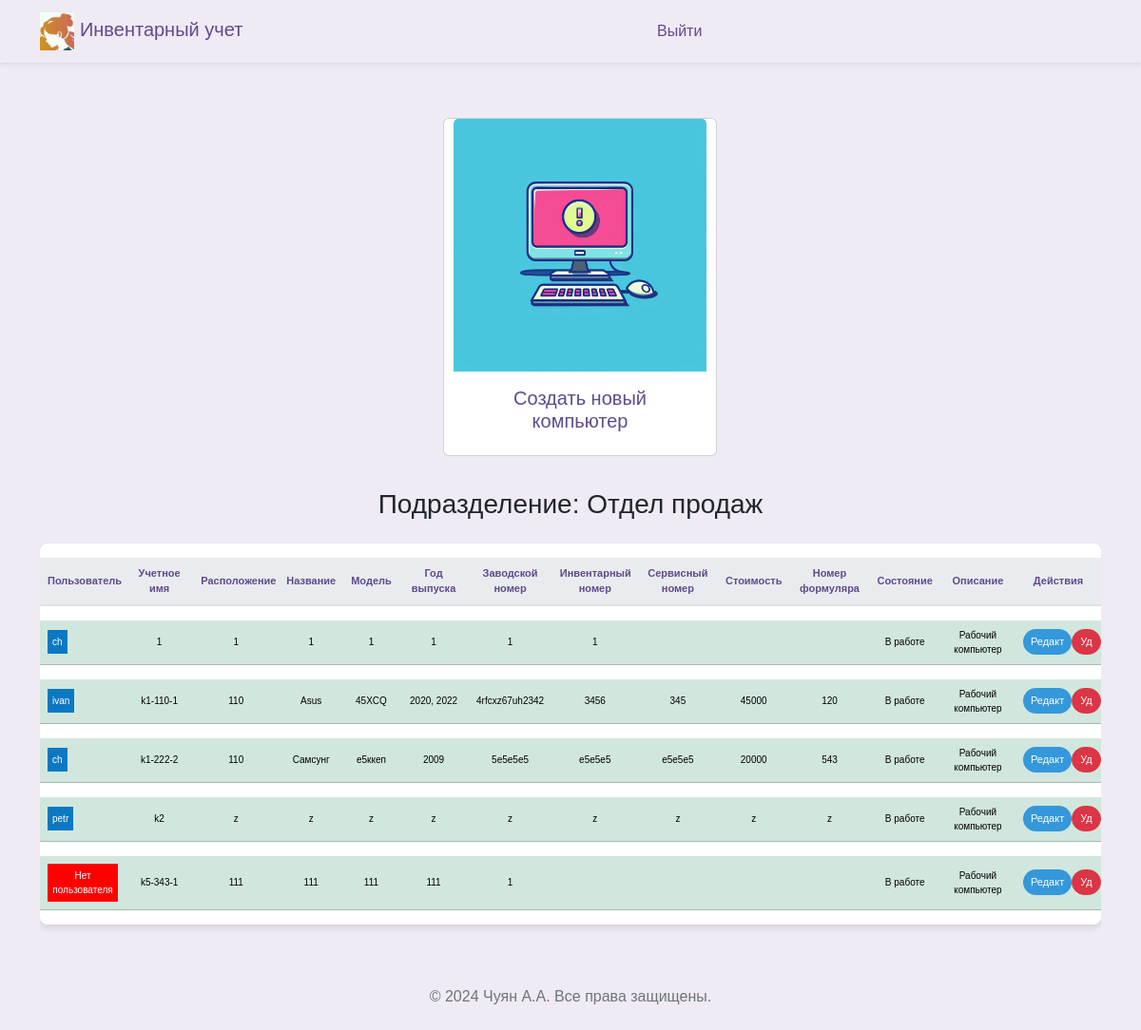
/arms (signed in), run on an earlier commit of the app's database.
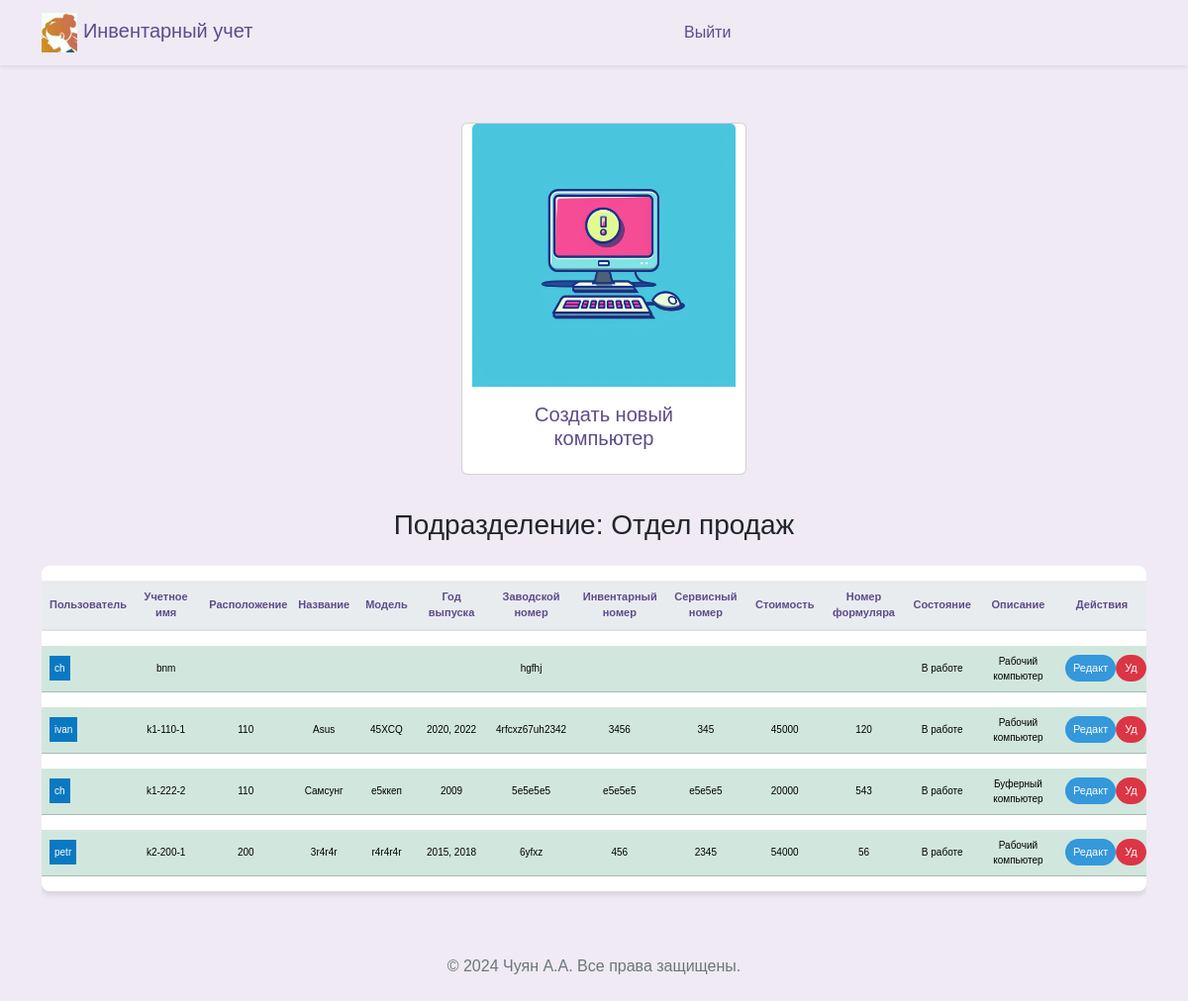
And on a later commit of the database.
### src/database/models.py (models this page shows, shortened)
class Worker(Base):
    __tablename__ = "worker"
    id = Column(Integer, primary_key=True)
    role = Column(Enum(Role), default=Role.guest)
    fio = Column(String)
    name = Column(String, unique=True)
    password = Column(String)
    department = Column(String)
    position = Column(String)
    description = Column(String, default=None)
    conn_worker_arm = relationship(
        "Arm", back_populates="conn_arm_worker"
    )

class Arm(Base):
    __tablename__ = "arm"
    id = Column(Integer, primary_key=True)
    title = Column(String, unique=True)
    department_arm = Column(String)
    location = Column(String)
    name = Column(String)
    model = Column(String)
    release = Column(String)
    num_serial = Column(String)
    num_invent = Column(String)
    num_service = Column(String)
    price = Column(String)
    formular = Column(String)
    state = Column(String)
    description = Column(String, default=None)
    description2 = Column(String, default=None)
    description3 = Column(String, default=None)
    id_worker = Column(Integer, ForeignKey("worker.id"), default=1)
    conn_arm_worker = relationship(
        "Worker", back_populates="conn_worker_arm"
    )

### src/frontend/router.py (the view)
@router.get("/arms")
async def get_arms(
    request: Request,
    worker: Worker = Depends(get_worker_or_redirect),
    session: AsyncSession = Depends(get_session),
):
    data = await CRUDArm.get_all_arm_sorted(session)
    data_worker = await CRUDWorker.get_all(session)
    return templates.TemplateResponse(
        "arms/index.html",
        {"request": request, "worker": worker, "data": data, "data_worker": data_worker},
    )

### src/frontend/template/arms/index.html (shortened to what this page needs)
{% extends "base/base.html" %}
{% block content %}
<head>
</head>
<div class="d-flex flex-wrap justify-content-center align-items-center">
  <a class="nav-link " href="#"
  data-bs-toggle="modal"
  data-bs-target="#modalCreateArm"
  data-bs-department-arm= "{{worker.department}}"
  >
    <div class="card" style="width: 18rem; margin: 10px;">
      <img src="../frontend/assets/img/arm.jpg" class="card-img-top" alt="...">
      <div class="card-body">
        <h5 class="card-title" style="text-align: center;">Создать новый компьютер</h5>
    </div>
  </a>
</div>
<div class="row">
  <div class="col-12">
    <h3 class="mb-4" style="margin-bottom: 60px; text-align: center;">Подразделение: {{ worker.department }}</h3>
    <div class="table-responsive">
      <table class="table table-hover table-shadow table-rounded">
        <thead>
          <tr>
            <th scope="col" >Пользователь</th>
            <th scope="col" >Учетное имя</th>
            <th scope="col" >Расположение</th>
            <th scope="col" >Название</th>
            <th scope="col" >Модель</th>
            <th scope="col" >Год выпуска</th>
            <th scope="col" >Заводской номер</th>
            <th scope="col" >Инвентарный номер</th>
            <th scope="col" >Сервисный номер</th>
            <th scope="col" >Стоимость</th>
            <th scope="col" >Номер формуляра</th>
            <th scope="col" >Состояние</th>
            <th scope="col" >Описание</th>
            <th scope="col" >Действия</th>
          </tr>
        </thead>
        <tbody class="text-center">
          {% for tuple in data %}
            {% set object = tuple %}
              {% if object.department_arm == worker.department %}
                {% for tuple2 in data_worker %}
                  {% if tuple2.id == object.id_worker %}
                    {% set varUserName = tuple2.name %}
                    {% set varUserId = tuple2.id %}
                    <tr class="table-success">
                      <td>
                        <div style="display: flex;">
                          <span style="padding: 5px;
                            {% if varUserName == 'Нет пользователя' %}
                              background-color: #ff0000;
                            {% else %}
                              background-color: #0b79c2;
                            {% endif %}
                            color: white;">
                            {{varUserName}}
                          </span>
                        </div>
                      </td>
                      <td>{{ object.title }}</td>
                      <td>{{ object.location }}</td>
                      <td>{{ object.name }}</td>
                      <td>{{ object.model }}</td>
                      <td>{{ object.release }}</td>
                      <td>{{ object.num_serial }}</td>
                      <td>{{ object.num_invent }}</td>
                      <td>{{ object.num_service }}</td>
                      <td>{{ object.price }}</td>
                      <td>{{ object.formular }}</td>
                      <td>{{ object.state }}</td>
                      <td>{{ object.description }}</td>
                      <td>
                        <div style="display: flex;">
                          <button type="button" class="btn btn-primary btn-sm" style="background-color: #3498db; color: white; font-size: 11px;"
                            data-bs-toggle="modal"
                            data-bs-target="#modalUpdate"
                            data-bs-id="{{object.id}}"
                            data-bs-user="{{varUserName}}"
                            data-bs-title="{{object.title}}"
                            data-bs-location="{{object.location}}"
                            data-bs-name="{{object.name}}"
                            data-bs-model="{{object.model}}"
                            data-bs-release="{{object.release}}"
                            data-bs-num_serial="{{object.num_serial}}"
                            data-bs-num_invent="{{object.num_invent}}"
                            data-bs-num_service="{{object.num_service}}"
                            data-bs-price="{{object.price}}"
                            data-bs-formular="{{object.formular}}"
                            data-bs-state="{{object.state}}"
                            data-bs-description="{{object.description}}"
                            data-bs-workerdepartment= "{{worker.department}}"
                            data-bs-user_id="{{varUserId}}"
                            console.log(data-bs-user)
                            >
                            Редакт
                          </button>
                          <button type="button" class="btn btn-danger btn-sm" style="color: white; font-size: 11px;"
                            onclick="deleteArm('{{ object.id }}')">
                            Уд
                          </button>
                        </div>
                      </td>
                    </tr>
                {% endif %}
              {% endfor %}
            {% endif %}
          {% endfor %}
        </tbody>
      </table>
    </div>
  </div>
</div>
{% endblock %}

### src/frontend/template/base/base.html (shortened to what this page needs)
<!DOCTYPE html>
<html lang="ru">
<head>{% include 'base/head.html' %}</head>
<body>
  {% include 'base/nav.html' %}
  <div class="container my-5">
    {% block content %}{% endblock %}
  </div>
  {% include 'base/footer.html' %}
</body>
</html>

### src/frontend/template/base/head.html (shortened to what this page needs)
<head>
  <link rel="stylesheet" href="/frontend/assets/css/bootstrap.min.css">
  <link href="/frontend/assets/css/select2.min.css" rel="stylesheet" />
  <link rel="stylesheet" href="/frontend/assets/css/base.css">
</head>

### src/frontend/template/base/nav.html
<nav class="navbar navbar-expand-lg navbar-light shadow-sm">
    <div class="container">
      <a class="navbar-brand" href="/">
        <img src="/frontend/assets/img/logo_min.jpg" alt="Педагог Logo" id="brand-logo" style="max-height: 40px;"> Инвентарный учет
      </a>
      <div class="collapse navbar-collapse" id="navbarNav">
        {% if user %}
        <ul class="navbar-nav mx-auto">
          {% if worker.role == 'admin' %}
          <li class="nav-item {% if request_path == '/worker' %}active{% endif %}">
            <a class="nav-link" href="/worker">Кабинет администратора</a>
          </li>
          {% endif %}
          {% if worker.role == 'user' %}
          <li class="nav-item {% if request_path == '/prepod' %}active{% endif %}">
            <a class="nav-link" href="/prepod">Кабинет ответсвтенного за учет</a>
          </li>
          {% endif %}
        </ul>
        {% else %}
        <ul class="navbar-nav mx-auto ml-md-auto">
          <li class="nav-item {% if request_path == '/auth' %}active{% endif %}">
            <a class="nav-link" href="/logout">Выйти</a>
          </li>
        </ul>
        {% endif %}
      </div>
    </div>
</nav>

### src/frontend/template/base/footer.html
﻿<footer style="text-align: center;">
  <p>&copy; 2024 Чуян А.А. Все права защищены.</p>
</footer>

### src/frontend/assets/css/base.css (style rules this page uses)
body { margin: 0; font-family: 'Nunito Sans', Arial, sans-serif; background-color: #efeaf4; }
.navbar { background-color: rgb(255, 255, 255), 255, 255); box-shadow: 0 4px 6px rgba(0, 0, 0, 0.1); }
.navbar-brand, .nav-link { color: #5e4b8b !important; }
.nav-link { margin: 0 10px; border-radius: 20px; transition: background-color 0.3s, color 0.3s; }
p { color: #6c757d; }
.table { background-color: #ffffff; color: #5e4b8b; border-collapse: separate; border-spacing: 0 15px; }
.table th, .table td { border-top: none !important; vertical-align: middle; }
.table thead th { background-color: #e9ecef; color: #5e4b8b; border-bottom: 2px solid #dee2e6; }
.table .btn, .table a { color: #7e57c2; transition: color 0.3s; }
.table td { padding: .5rem; }
.table-rounded { border-radius: .5rem; overflow: hidden; }
.table-shadow { box-shadow: 0 4px 6px rgba(0, 0, 0, 0.1); }
.btn { border-radius: 20px; }
.btn-primary { background-color: #8e44b0; border: none; color: #ffffff; transition: background-color 0.3s, color 0.3s, box-shadow 0.3s; }

### src/frontend/template/arms/index.html (style rules this page uses)
table { font-family: Arial, sans-serif; }
.table th, .table td { max-width: 90px; }
td { font-size: 10px; }
th { text-align: center; font-size: 11px; }

What changed in the data, as far as the page shows it:
removed Arm: title "k5-343-1", location "111", name "111", model "111", release "111", num_serial "1", state "В работе", description "Рабочий компьютер"
no longer on this page (row unchanged): Worker: name "Нет пользователя"
changed Arm: title "1" → "bnm"; num_serial "1" → "hgfhj"; location "1" → (not shown); name "1" → (not shown); model "1" → (not shown); release "1" → (not shown); num_invent "1" → (not shown)
changed Arm "Самсунг": description "Рабочий компьютер" → "Буферный компьютер"
changed Arm: title "k2" → "k2-200-1"; location "z" → "200"; name "z" → "3r4r4r"; model "z" → "r4r4r4r"; release "z" → "2015, 2018"; num_serial "z" → "6yfxz"; num_invent "z" → "456"; num_service "z" → "2345"; price "z" → "54000"; formular "z" → "56"
